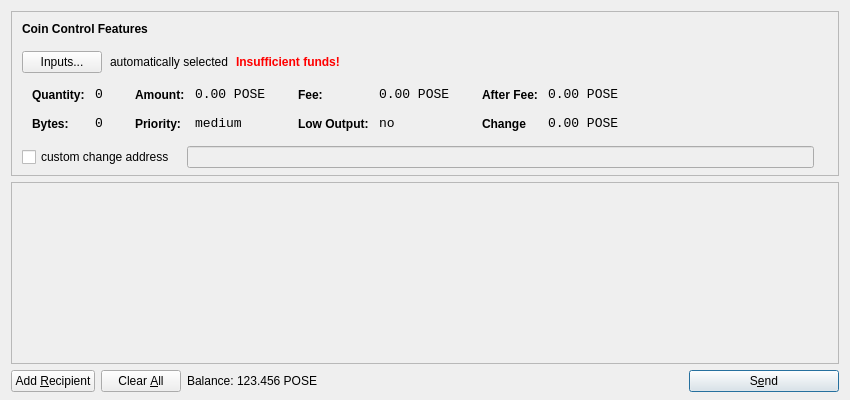
<?xml version="1.0" encoding="UTF-8"?>
<ui version="4.0">
 <class>SendCoinsDialog</class>
 <widget class="QDialog" name="SendCoinsDialog">
  <property name="geometry">
   <rect>
    <x>0</x>
    <y>0</y>
    <width>850</width>
    <height>400</height>
   </rect>
  </property>
  <property name="windowTitle">
   <string>Send Coins</string>
  </property>
  <layout class="QVBoxLayout" name="verticalLayout" stretch="0,1,0">
   <property name="bottomMargin">
    <number>8</number>
   </property>
   <item>
    <widget class="QFrame" name="frameCoinControl">
     <property name="sizePolicy">
      <sizepolicy hsizetype="Expanding" vsizetype="Expanding">
       <horstretch>0</horstretch>
       <verstretch>0</verstretch>
      </sizepolicy>
     </property>
     <property name="maximumSize">
      <size>
       <width>16777215</width>
       <height>16777215</height>
      </size>
     </property>
     <property name="frameShape">
      <enum>QFrame::StyledPanel</enum>
     </property>
     <property name="frameShadow">
      <enum>QFrame::Sunken</enum>
     </property>
     <layout class="QVBoxLayout" name="verticalLayoutCoinControl2">
      <property name="spacing">
       <number>6</number>
      </property>
      <property name="leftMargin">
       <number>0</number>
      </property>
      <property name="topMargin">
       <number>0</number>
      </property>
      <property name="rightMargin">
       <number>0</number>
      </property>
      <property name="bottomMargin">
       <number>6</number>
      </property>
      <item>
       <layout class="QVBoxLayout" name="verticalLayoutCoinControl" stretch="0,0,0,0,1">
        <property name="spacing">
         <number>0</number>
        </property>
        <property name="leftMargin">
         <number>10</number>
        </property>
        <property name="topMargin">
         <number>10</number>
        </property>
        <item>
         <layout class="QHBoxLayout" name="horizontalLayoutCoinControl1">
          <property name="bottomMargin">
           <number>15</number>
          </property>
          <item>
           <widget class="QLabel" name="labelCoinControlFeatures">
            <property name="sizePolicy">
             <sizepolicy hsizetype="Preferred" vsizetype="Maximum">
              <horstretch>0</horstretch>
              <verstretch>0</verstretch>
             </sizepolicy>
            </property>
            <property name="font">
             <font>
              <weight>75</weight>
              <bold>true</bold>
             </font>
            </property>
            <property name="styleSheet">
             <string notr="true">font-weight:bold;</string>
            </property>
            <property name="text">
             <string>Coin Control Features</string>
            </property>
           </widget>
          </item>
         </layout>
        </item>
        <item>
         <layout class="QHBoxLayout" name="horizontalLayoutCoinControl2" stretch="0,0,0,0">
          <property name="spacing">
           <number>8</number>
          </property>
          <property name="bottomMargin">
           <number>10</number>
          </property>
          <item>
           <widget class="QPushButton" name="pushButtonCoinControl">
            <property name="styleSheet">
             <string notr="true"/>
            </property>
            <property name="text">
             <string>Inputs...</string>
            </property>
           </widget>
          </item>
          <item>
           <widget class="QLabel" name="labelCoinControlAutomaticallySelected">
            <property name="text">
             <string>automatically selected</string>
            </property>
            <property name="margin">
             <number>5</number>
            </property>
           </widget>
          </item>
          <item>
           <widget class="QLabel" name="labelCoinControlInsuffFunds">
            <property name="font">
             <font>
              <weight>75</weight>
              <bold>true</bold>
             </font>
            </property>
            <property name="styleSheet">
             <string notr="true">color:red;font-weight:bold;</string>
            </property>
            <property name="text">
             <string>Insufficient funds!</string>
            </property>
            <property name="margin">
             <number>5</number>
            </property>
           </widget>
          </item>
          <item>
           <spacer name="horizontalSpacerCoinControl">
            <property name="orientation">
             <enum>Qt::Horizontal</enum>
            </property>
            <property name="sizeHint" stdset="0">
             <size>
              <width>40</width>
              <height>1</height>
             </size>
            </property>
           </spacer>
          </item>
         </layout>
        </item>
        <item>
         <widget class="QWidget" name="widgetCoinControl" native="true">
          <property name="sizePolicy">
           <sizepolicy hsizetype="Preferred" vsizetype="Preferred">
            <horstretch>0</horstretch>
            <verstretch>0</verstretch>
           </sizepolicy>
          </property>
          <property name="minimumSize">
           <size>
            <width>0</width>
            <height>0</height>
           </size>
          </property>
          <property name="styleSheet">
           <string notr="true"/>
          </property>
          <layout class="QHBoxLayout" name="horizontalLayoutCoinControl5">
           <property name="margin">
            <number>0</number>
           </property>
           <item>
            <layout class="QHBoxLayout" name="horizontalLayoutCoinControl3" stretch="0,0,0,1">
             <property name="spacing">
              <number>20</number>
             </property>
             <property name="topMargin">
              <number>0</number>
             </property>
             <property name="bottomMargin">
              <number>10</number>
             </property>
             <item>
              <layout class="QFormLayout" name="formLayoutCoinControl1">
               <property name="horizontalSpacing">
                <number>10</number>
               </property>
               <property name="verticalSpacing">
                <number>14</number>
               </property>
               <property name="leftMargin">
                <number>10</number>
               </property>
               <property name="topMargin">
                <number>4</number>
               </property>
               <property name="rightMargin">
                <number>6</number>
               </property>
               <item row="0" column="0">
                <widget class="QLabel" name="labelCoinControlQuantityText">
                 <property name="styleSheet">
                  <string notr="true">font-weight:bold;</string>
                 </property>
                 <property name="text">
                  <string>Quantity:</string>
                 </property>
                 <property name="margin">
                  <number>0</number>
                 </property>
                </widget>
               </item>
               <item row="0" column="1">
                <widget class="QLabel" name="labelCoinControlQuantity">
                 <property name="font">
                  <font>
                   <family>Monospace</family>
                   <pointsize>10</pointsize>
                  </font>
                 </property>
                 <property name="cursor">
                  <cursorShape>IBeamCursor</cursorShape>
                 </property>
                 <property name="contextMenuPolicy">
                  <enum>Qt::ActionsContextMenu</enum>
                 </property>
                 <property name="text">
                  <string>0</string>
                 </property>
                 <property name="margin">
                  <number>0</number>
                 </property>
                 <property name="textInteractionFlags">
                  <set>Qt::LinksAccessibleByMouse|Qt::TextSelectableByKeyboard|Qt::TextSelectableByMouse</set>
                 </property>
                </widget>
               </item>
               <item row="1" column="0">
                <widget class="QLabel" name="labelCoinControlBytesText">
                 <property name="styleSheet">
                  <string notr="true">font-weight:bold;</string>
                 </property>
                 <property name="text">
                  <string>Bytes:</string>
                 </property>
                </widget>
               </item>
               <item row="1" column="1">
                <widget class="QLabel" name="labelCoinControlBytes">
                 <property name="font">
                  <font>
                   <family>Monospace</family>
                   <pointsize>10</pointsize>
                  </font>
                 </property>
                 <property name="cursor">
                  <cursorShape>IBeamCursor</cursorShape>
                 </property>
                 <property name="contextMenuPolicy">
                  <enum>Qt::ActionsContextMenu</enum>
                 </property>
                 <property name="text">
                  <string>0</string>
                 </property>
                 <property name="textInteractionFlags">
                  <set>Qt::LinksAccessibleByMouse|Qt::TextSelectableByKeyboard|Qt::TextSelectableByMouse</set>
                 </property>
                </widget>
               </item>
              </layout>
             </item>
             <item>
              <layout class="QFormLayout" name="formLayoutCoinControl2">
               <property name="horizontalSpacing">
                <number>10</number>
               </property>
               <property name="verticalSpacing">
                <number>14</number>
               </property>
               <property name="leftMargin">
                <number>6</number>
               </property>
               <property name="topMargin">
                <number>4</number>
               </property>
               <property name="rightMargin">
                <number>6</number>
               </property>
               <item row="0" column="0">
                <widget class="QLabel" name="labelCoinControlAmountText">
                 <property name="styleSheet">
                  <string notr="true">font-weight:bold;</string>
                 </property>
                 <property name="text">
                  <string>Amount:</string>
                 </property>
                 <property name="margin">
                  <number>0</number>
                 </property>
                </widget>
               </item>
               <item row="0" column="1">
                <widget class="QLabel" name="labelCoinControlAmount">
                 <property name="font">
                  <font>
                   <family>Monospace</family>
                   <pointsize>10</pointsize>
                  </font>
                 </property>
                 <property name="cursor">
                  <cursorShape>IBeamCursor</cursorShape>
                 </property>
                 <property name="contextMenuPolicy">
                  <enum>Qt::ActionsContextMenu</enum>
                 </property>
                 <property name="text">
                  <string>0.00 POSE</string>
                 </property>
                 <property name="textInteractionFlags">
                  <set>Qt::LinksAccessibleByMouse|Qt::TextSelectableByKeyboard|Qt::TextSelectableByMouse</set>
                 </property>
                </widget>
               </item>
               <item row="1" column="0">
                <widget class="QLabel" name="labelCoinControlPriorityText">
                 <property name="styleSheet">
                  <string notr="true">font-weight:bold;</string>
                 </property>
                 <property name="text">
                  <string>Priority:</string>
                 </property>
                </widget>
               </item>
               <item row="1" column="1">
                <widget class="QLabel" name="labelCoinControlPriority">
                 <property name="font">
                  <font>
                   <family>Monospace</family>
                   <pointsize>10</pointsize>
                  </font>
                 </property>
                 <property name="cursor">
                  <cursorShape>IBeamCursor</cursorShape>
                 </property>
                 <property name="contextMenuPolicy">
                  <enum>Qt::ActionsContextMenu</enum>
                 </property>
                 <property name="text">
                  <string>medium</string>
                 </property>
                 <property name="textInteractionFlags">
                  <set>Qt::LinksAccessibleByMouse|Qt::TextSelectableByKeyboard|Qt::TextSelectableByMouse</set>
                 </property>
                </widget>
               </item>
              </layout>
             </item>
             <item>
              <layout class="QFormLayout" name="formLayoutCoinControl3">
               <property name="horizontalSpacing">
                <number>10</number>
               </property>
               <property name="verticalSpacing">
                <number>14</number>
               </property>
               <property name="leftMargin">
                <number>6</number>
               </property>
               <property name="topMargin">
                <number>4</number>
               </property>
               <property name="rightMargin">
                <number>6</number>
               </property>
               <item row="0" column="0">
                <widget class="QLabel" name="labelCoinControlFeeText">
                 <property name="styleSheet">
                  <string notr="true">font-weight:bold;</string>
                 </property>
                 <property name="text">
                  <string>Fee:</string>
                 </property>
                 <property name="margin">
                  <number>0</number>
                 </property>
                </widget>
               </item>
               <item row="0" column="1">
                <widget class="QLabel" name="labelCoinControlFee">
                 <property name="font">
                  <font>
                   <family>Monospace</family>
                   <pointsize>10</pointsize>
                  </font>
                 </property>
                 <property name="cursor">
                  <cursorShape>IBeamCursor</cursorShape>
                 </property>
                 <property name="contextMenuPolicy">
                  <enum>Qt::ActionsContextMenu</enum>
                 </property>
                 <property name="text">
                  <string>0.00 POSE</string>
                 </property>
                 <property name="textInteractionFlags">
                  <set>Qt::LinksAccessibleByMouse|Qt::TextSelectableByKeyboard|Qt::TextSelectableByMouse</set>
                 </property>
                </widget>
               </item>
               <item row="1" column="0">
                <widget class="QLabel" name="labelCoinControlLowOutputText">
                 <property name="styleSheet">
                  <string notr="true">font-weight:bold;</string>
                 </property>
                 <property name="text">
                  <string>Low Output:</string>
                 </property>
                </widget>
               </item>
               <item row="1" column="1">
                <widget class="QLabel" name="labelCoinControlLowOutput">
                 <property name="font">
                  <font>
                   <family>Monospace</family>
                   <pointsize>10</pointsize>
                  </font>
                 </property>
                 <property name="cursor">
                  <cursorShape>IBeamCursor</cursorShape>
                 </property>
                 <property name="contextMenuPolicy">
                  <enum>Qt::ActionsContextMenu</enum>
                 </property>
                 <property name="text">
                  <string>no</string>
                 </property>
                 <property name="textInteractionFlags">
                  <set>Qt::LinksAccessibleByMouse|Qt::TextSelectableByKeyboard|Qt::TextSelectableByMouse</set>
                 </property>
                </widget>
               </item>
              </layout>
             </item>
             <item>
              <layout class="QFormLayout" name="formLayoutCoinControl4">
               <property name="horizontalSpacing">
                <number>10</number>
               </property>
               <property name="verticalSpacing">
                <number>14</number>
               </property>
               <property name="leftMargin">
                <number>6</number>
               </property>
               <property name="topMargin">
                <number>4</number>
               </property>
               <property name="rightMargin">
                <number>6</number>
               </property>
               <item row="0" column="0">
                <widget class="QLabel" name="labelCoinControlAfterFeeText">
                 <property name="styleSheet">
                  <string notr="true">font-weight:bold;</string>
                 </property>
                 <property name="text">
                  <string>After Fee:</string>
                 </property>
                 <property name="margin">
                  <number>0</number>
                 </property>
                </widget>
               </item>
               <item row="0" column="1">
                <widget class="QLabel" name="labelCoinControlAfterFee">
                 <property name="font">
                  <font>
                   <family>Monospace</family>
                   <pointsize>10</pointsize>
                  </font>
                 </property>
                 <property name="cursor">
                  <cursorShape>IBeamCursor</cursorShape>
                 </property>
                 <property name="contextMenuPolicy">
                  <enum>Qt::ActionsContextMenu</enum>
                 </property>
                 <property name="text">
                  <string>0.00 POSE</string>
                 </property>
                 <property name="textInteractionFlags">
                  <set>Qt::LinksAccessibleByMouse|Qt::TextSelectableByKeyboard|Qt::TextSelectableByMouse</set>
                 </property>
                </widget>
               </item>
               <item row="1" column="0">
                <widget class="QLabel" name="labelCoinControlChangeText">
                 <property name="styleSheet">
                  <string notr="true">font-weight:bold;</string>
                 </property>
                 <property name="text">
                  <string>Change</string>
                 </property>
                </widget>
               </item>
               <item row="1" column="1">
                <widget class="QLabel" name="labelCoinControlChange">
                 <property name="font">
                  <font>
                   <family>Monospace</family>
                   <pointsize>10</pointsize>
                  </font>
                 </property>
                 <property name="cursor">
                  <cursorShape>IBeamCursor</cursorShape>
                 </property>
                 <property name="contextMenuPolicy">
                  <enum>Qt::ActionsContextMenu</enum>
                 </property>
                 <property name="text">
                  <string>0.00 POSE</string>
                 </property>
                 <property name="textInteractionFlags">
                  <set>Qt::LinksAccessibleByMouse|Qt::TextSelectableByKeyboard|Qt::TextSelectableByMouse</set>
                 </property>
                </widget>
               </item>
              </layout>
             </item>
            </layout>
           </item>
          </layout>
         </widget>
        </item>
        <item>
         <layout class="QHBoxLayout" name="horizontalLayoutCoinControl4" stretch="0,0,0">
          <property name="spacing">
           <number>12</number>
          </property>
          <property name="sizeConstraint">
           <enum>QLayout::SetDefaultConstraint</enum>
          </property>
          <property name="topMargin">
           <number>5</number>
          </property>
          <property name="rightMargin">
           <number>5</number>
          </property>
          <item>
           <widget class="QCheckBox" name="checkBoxCoinControlChange">
            <property name="text">
             <string>custom change address</string>
            </property>
           </widget>
          </item>
          <item>
           <widget class="QLineEdit" name="lineEditCoinControlChange">
            <property name="enabled">
             <bool>false</bool>
            </property>
            <property name="sizePolicy">
             <sizepolicy hsizetype="Expanding" vsizetype="Fixed">
              <horstretch>0</horstretch>
              <verstretch>0</verstretch>
             </sizepolicy>
            </property>
           </widget>
          </item>
          <item>
           <widget class="QLabel" name="labelCoinControlChangeLabel">
            <property name="sizePolicy">
             <sizepolicy hsizetype="Preferred" vsizetype="Expanding">
              <horstretch>0</horstretch>
              <verstretch>0</verstretch>
             </sizepolicy>
            </property>
            <property name="minimumSize">
             <size>
              <width>0</width>
              <height>0</height>
             </size>
            </property>
            <property name="text">
             <string/>
            </property>
            <property name="margin">
             <number>3</number>
            </property>
           </widget>
          </item>
         </layout>
        </item>
        <item>
         <spacer name="verticalSpacerCoinControl">
          <property name="orientation">
           <enum>Qt::Vertical</enum>
          </property>
          <property name="sizeHint" stdset="0">
           <size>
            <width>800</width>
            <height>1</height>
           </size>
          </property>
         </spacer>
        </item>
       </layout>
      </item>
     </layout>
    </widget>
   </item>
   <item>
    <widget class="QScrollArea" name="scrollArea">
     <property name="widgetResizable">
      <bool>true</bool>
     </property>
     <widget class="QWidget" name="scrollAreaWidgetContents">
      <property name="geometry">
       <rect>
        <x>0</x>
        <y>0</y>
        <width>830</width>
        <height>172</height>
       </rect>
      </property>
      <layout class="QVBoxLayout" name="verticalLayout_2">
       <property name="margin">
        <number>0</number>
       </property>
       <item>
        <layout class="QVBoxLayout" name="entries">
         <property name="spacing">
          <number>6</number>
         </property>
        </layout>
       </item>
       <item>
        <spacer name="verticalSpacer">
         <property name="orientation">
          <enum>Qt::Vertical</enum>
         </property>
         <property name="sizeHint" stdset="0">
          <size>
           <width>20</width>
           <height>40</height>
          </size>
         </property>
        </spacer>
       </item>
      </layout>
     </widget>
    </widget>
   </item>
   <item>
    <layout class="QHBoxLayout" name="horizontalLayout">
     <item>
      <widget class="QPushButton" name="addButton">
       <property name="toolTip">
        <string>Send to multiple recipients at once</string>
       </property>
       <property name="text">
        <string>Add &amp;Recipient</string>
       </property>
       <property name="icon">
        <iconset resource="../bitcoin.qrc">
         <normaloff>:/icons/add</normaloff>:/icons/add</iconset>
       </property>
       <property name="autoDefault">
        <bool>false</bool>
       </property>
      </widget>
     </item>
     <item>
      <widget class="QPushButton" name="clearButton">
       <property name="sizePolicy">
        <sizepolicy hsizetype="Minimum" vsizetype="Fixed">
         <horstretch>0</horstretch>
         <verstretch>0</verstretch>
        </sizepolicy>
       </property>
       <property name="toolTip">
        <string>Remove all transaction fields</string>
       </property>
       <property name="text">
        <string>Clear &amp;All</string>
       </property>
       <property name="icon">
        <iconset resource="../bitcoin.qrc">
         <normaloff>:/icons/remove</normaloff>:/icons/remove</iconset>
       </property>
       <property name="autoRepeatDelay">
        <number>300</number>
       </property>
       <property name="autoDefault">
        <bool>false</bool>
       </property>
      </widget>
     </item>
     <item>
      <layout class="QHBoxLayout" name="horizontalLayout_2">
       <property name="spacing">
        <number>3</number>
       </property>
       <item>
        <widget class="QLabel" name="label">
         <property name="sizePolicy">
          <sizepolicy hsizetype="Preferred" vsizetype="Fixed">
           <horstretch>0</horstretch>
           <verstretch>0</verstretch>
          </sizepolicy>
         </property>
         <property name="text">
          <string>Balance:</string>
         </property>
        </widget>
       </item>
       <item>
        <widget class="QLabel" name="labelBalance">
         <property name="sizePolicy">
          <sizepolicy hsizetype="Preferred" vsizetype="Fixed">
           <horstretch>0</horstretch>
           <verstretch>0</verstretch>
          </sizepolicy>
         </property>
         <property name="cursor">
          <cursorShape>IBeamCursor</cursorShape>
         </property>
         <property name="text">
          <string>123.456 POSE</string>
         </property>
         <property name="textInteractionFlags">
          <set>Qt::LinksAccessibleByMouse|Qt::TextSelectableByKeyboard|Qt::TextSelectableByMouse</set>
         </property>
        </widget>
       </item>
      </layout>
     </item>
     <item>
      <spacer name="horizontalSpacer">
       <property name="orientation">
        <enum>Qt::Horizontal</enum>
       </property>
       <property name="sizeHint" stdset="0">
        <size>
         <width>40</width>
         <height>20</height>
        </size>
       </property>
      </spacer>
     </item>
     <item>
      <widget class="QPushButton" name="sendButton">
       <property name="minimumSize">
        <size>
         <width>150</width>
         <height>0</height>
        </size>
       </property>
       <property name="toolTip">
        <string>Confirm the send action</string>
       </property>
       <property name="text">
        <string>S&amp;end</string>
       </property>
       <property name="icon">
        <iconset resource="../bitcoin.qrc">
         <normaloff>:/icons/send</normaloff>:/icons/send</iconset>
       </property>
       <property name="default">
        <bool>true</bool>
       </property>
      </widget>
     </item>
    </layout>
   </item>
  </layout>
 </widget>
 <resources>
  <include location="../bitcoin.qrc"/>
 </resources>
 <connections/>
</ui>
